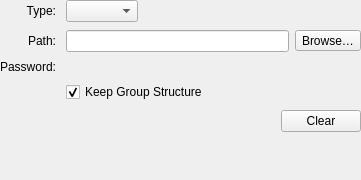
<?xml version="1.0" encoding="UTF-8"?>
<ui version="4.0">
 <class>EditGroupWidgetKeeShare</class>
 <widget class="QWidget" name="EditGroupWidgetKeeShare">
  <property name="geometry">
   <rect>
    <x>0</x>
    <y>0</y>
    <width>361</width>
    <height>180</height>
   </rect>
  </property>
  <layout class="QVBoxLayout" name="verticalLayout">
   <property name="spacing">
    <number>0</number>
   </property>
   <property name="leftMargin">
    <number>0</number>
   </property>
   <property name="topMargin">
    <number>0</number>
   </property>
   <property name="rightMargin">
    <number>0</number>
   </property>
   <property name="bottomMargin">
    <number>0</number>
   </property>
   <item>
    <widget class="MessageWidget" name="messageWidget" native="true"/>
   </item>
   <item>
    <layout class="QGridLayout" name="gridLayout">
     <property name="horizontalSpacing">
      <number>10</number>
     </property>
     <property name="verticalSpacing">
      <number>8</number>
     </property>
     <item row="0" column="1">
      <widget class="QComboBox" name="typeComboBox">
       <property name="sizePolicy">
        <sizepolicy hsizetype="Fixed" vsizetype="Fixed">
         <horstretch>0</horstretch>
         <verstretch>0</verstretch>
        </sizepolicy>
       </property>
       <property name="accessibleName">
        <string>Sharing mode field</string>
       </property>
      </widget>
     </item>
     <item row="2" column="1">
      <widget class="PasswordWidget" name="passwordEdit" native="true">
       <property name="sizePolicy">
        <sizepolicy hsizetype="Preferred" vsizetype="Preferred">
         <horstretch>0</horstretch>
         <verstretch>0</verstretch>
        </sizepolicy>
       </property>
       <property name="minimumSize">
        <size>
         <width>200</width>
         <height>0</height>
        </size>
       </property>
       <property name="focusPolicy">
        <enum>Qt::StrongFocus</enum>
       </property>
       <property name="accessibleName">
        <string>Password field</string>
       </property>
      </widget>
     </item>
     <item row="0" column="0">
      <widget class="QLabel" name="typeLabel">
       <property name="text">
        <string>Type:</string>
       </property>
       <property name="alignment">
        <set>Qt::AlignRight|Qt::AlignTrailing|Qt::AlignVCenter</set>
       </property>
      </widget>
     </item>
     <item row="2" column="0">
      <widget class="QLabel" name="passwordLabel">
       <property name="text">
        <string>Password:</string>
       </property>
       <property name="alignment">
        <set>Qt::AlignRight|Qt::AlignTrailing|Qt::AlignVCenter</set>
       </property>
      </widget>
     </item>
     <item row="1" column="0">
      <widget class="QLabel" name="pathLabel">
       <property name="text">
        <string>Path:</string>
       </property>
       <property name="alignment">
        <set>Qt::AlignRight|Qt::AlignTrailing|Qt::AlignVCenter</set>
       </property>
      </widget>
     </item>
     <item row="1" column="1">
      <layout class="QHBoxLayout" name="pathLayout">
       <property name="spacing">
        <number>6</number>
       </property>
       <item>
        <widget class="QLineEdit" name="pathEdit">
         <property name="sizePolicy">
          <sizepolicy hsizetype="MinimumExpanding" vsizetype="Fixed">
           <horstretch>0</horstretch>
           <verstretch>0</verstretch>
          </sizepolicy>
         </property>
         <property name="minimumSize">
          <size>
           <width>200</width>
           <height>0</height>
          </size>
         </property>
         <property name="accessibleName">
          <string>Path to share file field</string>
         </property>
        </widget>
       </item>
       <item>
        <widget class="QToolButton" name="pathSelectionButton">
         <property name="accessibleName">
          <string>Browse for share file</string>
         </property>
         <property name="text">
          <string>Browse…</string>
         </property>
        </widget>
       </item>
      </layout>
     </item>
     <item row="4" column="1">
      <layout class="QHBoxLayout" name="horizontalLayout">
       <item>
        <spacer name="horizontalSpacer">
         <property name="orientation">
          <enum>Qt::Horizontal</enum>
         </property>
         <property name="sizeHint" stdset="0">
          <size>
           <width>40</width>
           <height>20</height>
          </size>
         </property>
        </spacer>
       </item>
       <item>
        <widget class="QPushButton" name="clearButton">
         <property name="sizePolicy">
          <sizepolicy hsizetype="Fixed" vsizetype="Fixed">
           <horstretch>0</horstretch>
           <verstretch>0</verstretch>
          </sizepolicy>
         </property>
         <property name="accessibleName">
          <string>Clear fields</string>
         </property>
         <property name="text">
          <string>Clear</string>
         </property>
        </widget>
       </item>
      </layout>
     </item>
     <item row="5" column="0">
      <spacer name="verticalSpacer_2">
       <property name="orientation">
        <enum>Qt::Vertical</enum>
       </property>
       <property name="sizeHint" stdset="0">
        <size>
         <width>20</width>
         <height>0</height>
        </size>
       </property>
      </spacer>
     </item>
     <item row="3" column="1">
      <widget class="QCheckBox" name="keepGroupsCheckbox">
       <property name="toolTip">
        <string>Maintain group structure with shared database</string>
       </property>
       <property name="text">
        <string>Keep Group Structure</string>
       </property>
       <property name="checked">
        <bool>true</bool>
       </property>
      </widget>
     </item>
    </layout>
   </item>
  </layout>
 </widget>
 <customwidgets>
  <customwidget>
   <class>PasswordWidget</class>
   <extends>QWidget</extends>
   <header>gui/PasswordWidget.h</header>
   <container>1</container>
  </customwidget>
  <customwidget>
   <class>MessageWidget</class>
   <extends>QWidget</extends>
   <header>gui/MessageWidget.h</header>
   <container>1</container>
  </customwidget>
 </customwidgets>
 <tabstops>
  <tabstop>typeComboBox</tabstop>
  <tabstop>pathEdit</tabstop>
  <tabstop>pathSelectionButton</tabstop>
  <tabstop>passwordEdit</tabstop>
  <tabstop>clearButton</tabstop>
 </tabstops>
 <resources/>
 <connections/>
</ui>
